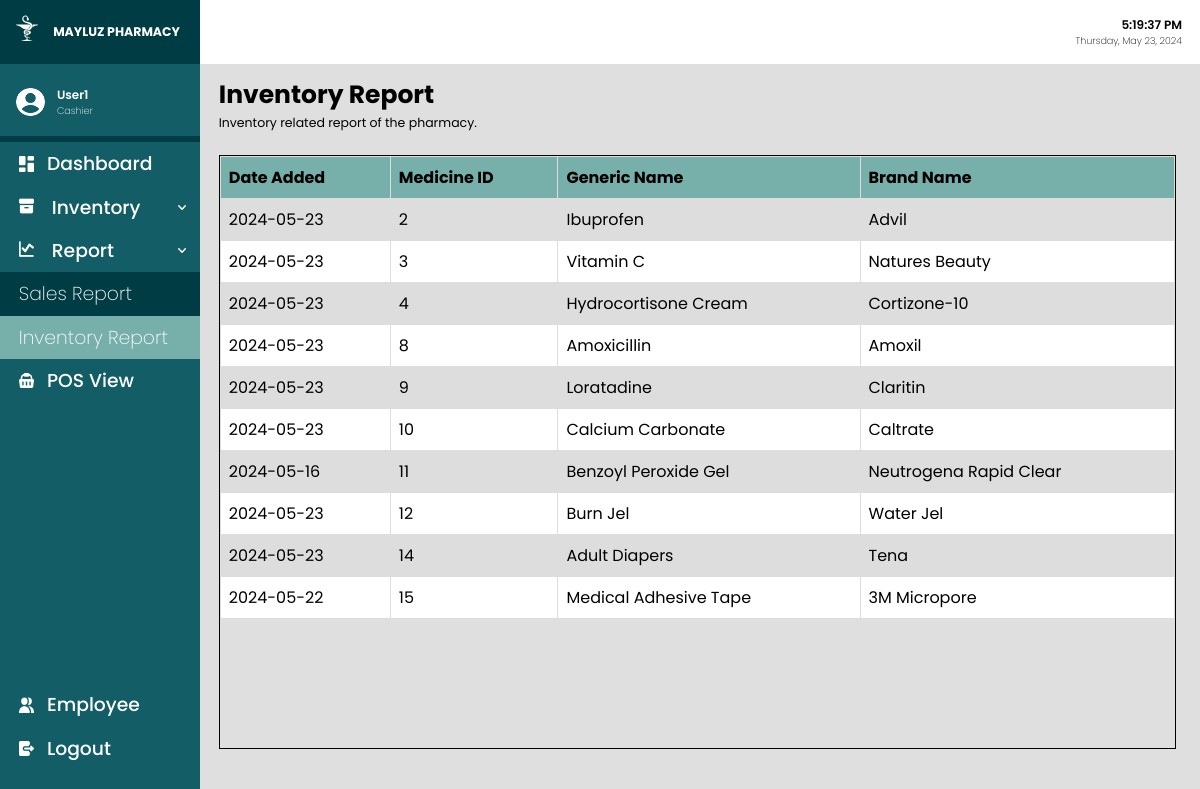
The page /inventoryReport.php (signed in) on the database its author committed.
### tables this page shows
CREATE TABLE `medicine` (
  `medicineID` int(10) NOT NULL,
  `genericName` varchar(100) NOT NULL,
  `brandedName` varchar(100) NOT NULL,
  `price` double(100,2) NOT NULL,
  `stock` int(11) NOT NULL,
  `dateAdded` date NOT NULL DEFAULT current_timestamp(),
  `categoryID` int(10) DEFAULT NULL
);

### inventoryReport.php (the view, shortened to what this page needs)
<?php
include('connect.php');
?>
<!DOCTYPE html>
<html lang="en">
<head>
    <link rel="stylesheet" href="css/main.css">
    <link rel="stylesheet" href="css/global.css">
</head>
<body onload="whenActive()">
    <div class="container">
        <?php include('sidebar.php') ?>
        <div class="main">
            <div class="header">
                <div class="timendate">
                    <p class="datime">00:00:00 AM</p>
                    <p class="dadate">Monday, June 12, 2003</p>
                </div>
            </div>
            <div class="content">
                <div class="directory">
                    <div class="directoryinfo">
                        <h1> Inventory Report </h1>
                        <p> Inventory related report of the pharmacy. </p>
                    </div>
                </div>
                <div class="subcontent">
                    <div class="contentTable">
                        <table class="rowNumbers">
                            <tr>
                                <th> Date Added </th>
                                <th> Medicine ID </th>
                                <th> Generic Name </th>
                                <th> Brand Name </th>
                            </tr>
                            <?php
                            $fetchMedicines = "SELECT * FROM medicine";
                            $exec = mysqli_query($conn, $fetchMedicines);
                            while ($rowMed = mysqli_fetch_array($exec)) {
                                echo "<tr>";
                                echo "<td>" . $rowMed['dateAdded'] . "</td>";
                                echo "<td>" . $rowMed['medicineID'] . "</td>";
                                echo "<td>" . $rowMed['genericName'] . "</td>";
                                echo "<td>" . $rowMed['brandedName'] . "</td>";
                            }
                            ?>
                        </table>
                    </div>
                </div>
            </div>
        </div>
    </div>
</body>
</html>

### css/main.css (style rules this page uses)
.container { display: flex; position: relative; flex-direction: row; width: 100vw; height: 100vh; }
.main { flex-direction: column; background-color: #dfdfdf; width: 100vw; height: 100vh; display: flex; position: relative; }
.header { background-color: #fff; color: black; display: flex; justify-content: space-between; align-items: center; height: 8vh; }
.content { height: 78.06vh; }
.directory { padding-left: 1.5625vw; padding-right: 1.5625vw; padding-top: 0.9895833333333334vw; padding-bottom: 0.9375vw; font-size: 1.0416666666666667vw; display: flex; flex-direction: row; justify-content: space-between; align-items: center; }
.directory .directoryinfo { display: flex; flex-direction: column; }
.directoryinfo h1 { display: flex; flex-direction: row; }
.subcontent { padding-left: 1.5625vw; padding-top: 0.9895833333333334vw; padding-right: 2vw; }
.contentTable { overflow-x: hidden; overflow-y: auto; height: 74vh; border: 1px solid black; }
.contentTable table { background-color: white; border-collapse: collapse; width: 100%; }
.contentTable table td, .contentTable table th { padding: 8px; text-align: left; border: 1px solid #dddddd; }
.contentTable table th { background-color: #77b0aa; position: sticky; top: 0; }
.contentTable table tr:nth-child(even) { background-color: #dddddd; }

### css/global.css (style rules this page uses)
:root { --blackColor: #000; --whiteColor: #fff; --grayColor: #f1f1f1; --darkgrayColor: #d3d3d3; --backgroundColor: #efefef; --inputBGColor: #e3ebf3; --mainColor: #135d66; --secondColor: #003c43; --thirddColor: #77b0aa; --fourthColor: #e3fef7; --borderStyle: #a9a9a9 1px solid; --redColor: #ff5b5b; --blueColor: #4681f4; --darkblueColor: #3c70d8; --greenbtnColor: #33b249; --darkgreenbtnColor: #288f39; }
* { margin: 0; padding: 0; }
body { font-family: "Poppins"; font-style: normal; }
.timendate { display: flex; flex-direction: column; margin-right: 1.5vw; text-align: right; }
.datime { font-size: 1vw; font-weight: 600; }
.dadate { font-size: 0.8vw; font-weight: 200; }

### rows shown on the page
medicine: dateAdded "2024-05-23", medicineID "2", genericName "Ibuprofen", brandedName "Advil"
medicine: dateAdded "2024-05-23", medicineID "3", genericName "Vitamin C", brandedName "Natures Beauty"
medicine: dateAdded "2024-05-23", medicineID "4", genericName "Hydrocortisone Cream", brandedName "Cortizone-10"
medicine: dateAdded "2024-05-23", medicineID "8", genericName "Amoxicillin", brandedName "Amoxil"
medicine: dateAdded "2024-05-23", medicineID "9", genericName "Loratadine", brandedName "Claritin"
medicine: dateAdded "2024-05-23", medicineID "10", genericName "Calcium Carbonate", brandedName "Caltrate"
medicine: dateAdded "2024-05-16", medicineID "11", genericName "Benzoyl Peroxide Gel", brandedName "Neutrogena Rapid Clear"
medicine: dateAdded "2024-05-23", medicineID "12", genericName "Burn Jel", brandedName "Water Jel"
medicine: dateAdded "2024-05-23", medicineID "14", genericName "Adult Diapers", brandedName "Tena"
medicine: dateAdded "2024-05-22", medicineID "15", genericName "Medical Adhesive Tape", brandedName "3M Micropore"

### other values the page prints
$_SESSION['user'] "User1"
$_SESSION['position'] "Cashier"
